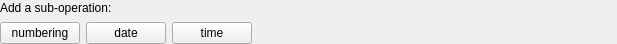
<?xml version="1.0" encoding="UTF-8"?>
<ui version="4.0">
 <class>SubOperationsForm</class>
 <widget class="QWidget" name="SubOperationsForm">
  <property name="geometry">
   <rect>
    <x>0</x>
    <y>0</y>
    <width>617</width>
    <height>44</height>
   </rect>
  </property>
  <property name="sizePolicy">
   <sizepolicy hsizetype="Preferred" vsizetype="Expanding">
    <horstretch>0</horstretch>
    <verstretch>0</verstretch>
   </sizepolicy>
  </property>
  <property name="windowTitle">
   <string>Form</string>
  </property>
  <layout class="QGridLayout" name="gridLayout">
   <property name="leftMargin">
    <number>0</number>
   </property>
   <property name="topMargin">
    <number>0</number>
   </property>
   <property name="rightMargin">
    <number>0</number>
   </property>
   <property name="bottomMargin">
    <number>0</number>
   </property>
   <item row="1" column="3">
    <spacer name="horizontalSpacer">
     <property name="orientation">
      <enum>Qt::Horizontal</enum>
     </property>
     <property name="sizeHint" stdset="0">
      <size>
       <width>40</width>
       <height>20</height>
      </size>
     </property>
    </spacer>
   </item>
   <item row="0" column="0" colspan="2">
    <widget class="QLabel" name="label">
     <property name="text">
      <string>Add a sub-operation:</string>
     </property>
    </widget>
   </item>
   <item row="1" column="2">
    <widget class="QPushButton" name="timeButton">
     <property name="text">
      <string>time</string>
     </property>
    </widget>
   </item>
   <item row="1" column="0">
    <widget class="QPushButton" name="numberingButton">
     <property name="toolTip">
      <string>Add an numbering sequence.</string>
     </property>
     <property name="text">
      <string>numbering</string>
     </property>
    </widget>
   </item>
   <item row="1" column="1">
    <widget class="QPushButton" name="dateButton">
     <property name="text">
      <string>date</string>
     </property>
    </widget>
   </item>
  </layout>
 </widget>
 <resources/>
 <connections/>
</ui>
